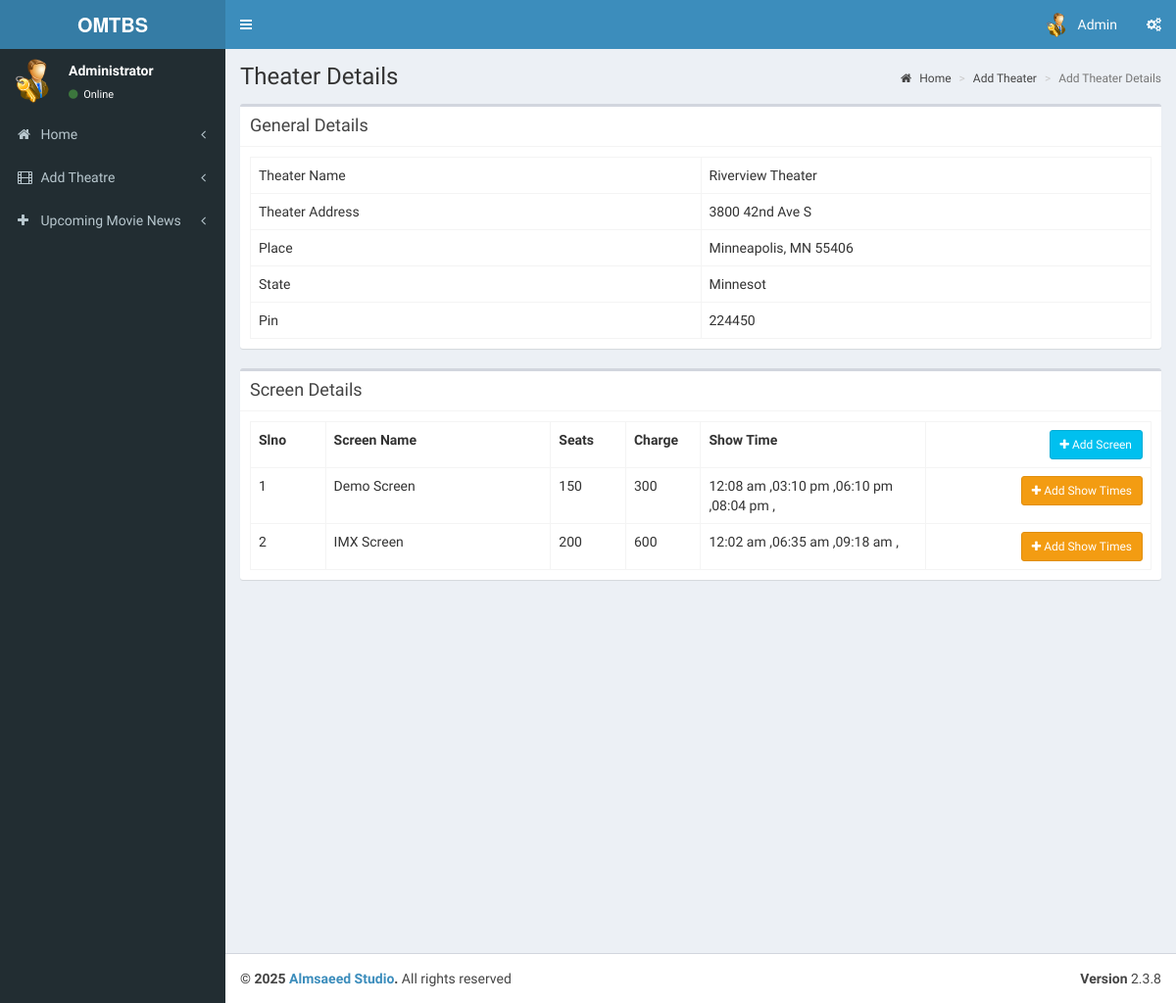
/admin/pages/add_theatre_2.1.php?id=6 (signed in), run on an earlier commit of the app's database.
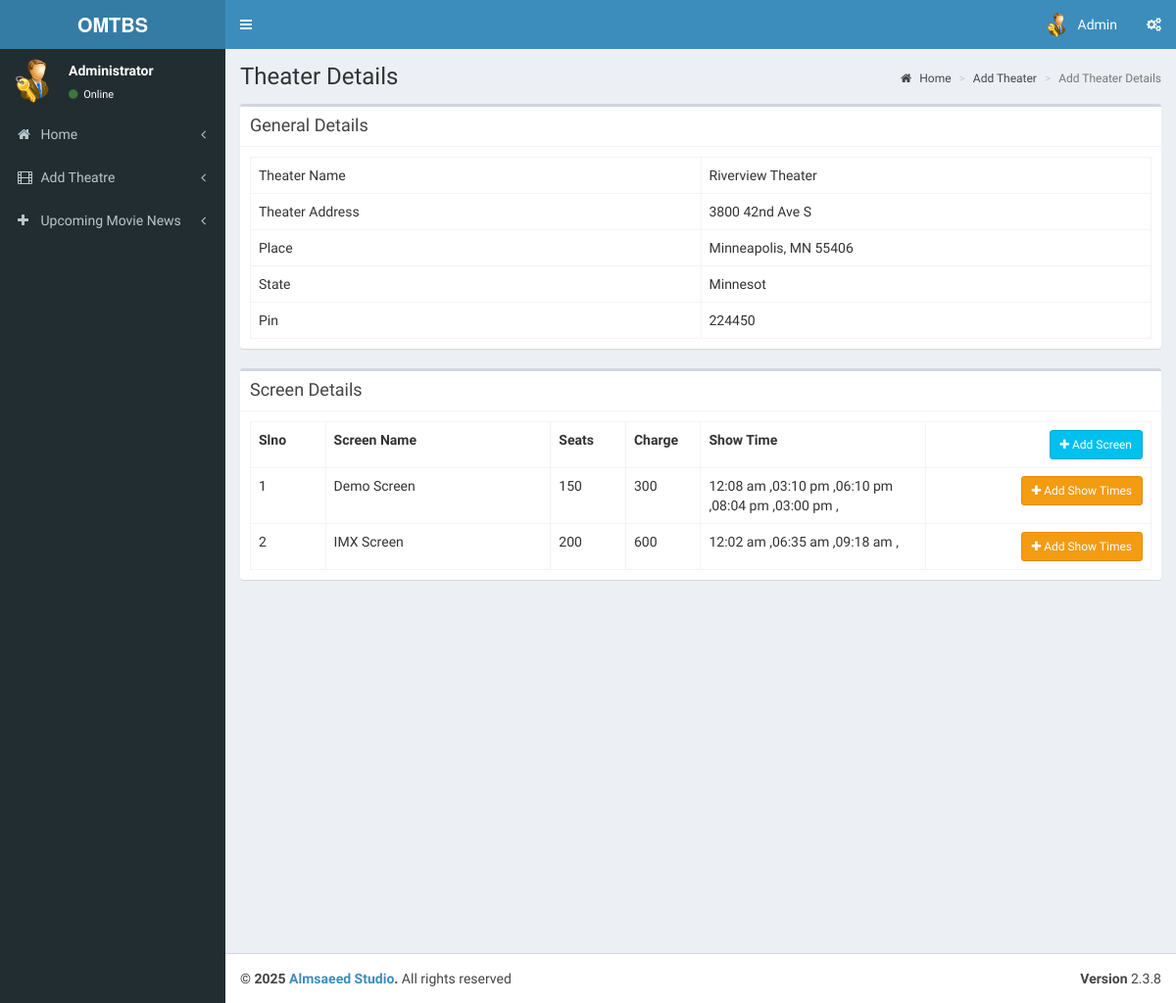
And on a later commit of the database.
### tables this page shows
CREATE TABLE `tbl_screens` (
  `screen_id` int(11) NOT NULL,
  `t_id` int(11) NOT NULL COMMENT 'theatre id',
  `screen_name` varchar(110) NOT NULL,
  `seats` int(11) NOT NULL COMMENT 'number of seats',
  `charge` int(11) NOT NULL
);

CREATE TABLE `tbl_show_time` (
  `st_id` int(11) NOT NULL,
  `screen_id` int(11) NOT NULL,
  `name` varchar(40) NOT NULL COMMENT 'noon,second,etc',
  `start_time` time NOT NULL
);

### admin/pages/add_theatre_2.1.php (the view, shortened to what this page needs)
<?php
include('header.php');
?>
  <div class="content-wrapper">
    <section class="content-header">
      <h1>
        Theater Details
      </h1>
      <ol class="breadcrumb">
        <li><a href="index.php"><i class="fa fa-home"></i> Home</a></li>
        <li><a href="add_theater.php">Add Theater</a></li>
        <li class="active">Add Theater Details</li>
      </ol>
    </section>
    <section class="content">
      <div class="box">
         <div class="box-header with-border">
              <h3 class="box-title">General Details</h3>
            </div>
        <div class="box-body">
          <?php
            $th=mysqli_query($con,"select * from tbl_theatre where id='".$_GET['id']."'");
            $theatre=mysqli_fetch_array($th);
          ?>
            <table class="table table-bordered table-hover">
                <tr>
                    <td class="col-md-6">Theater Name</td>
                    <td  class="col-md-6"><?php echo $theatre['name'];?></td>
                </tr>
                <tr>
                    <td>Theater Address</td>
                    <td><?php echo $theatre['address'];?></td>
                </tr>
                <tr>
                    <td>Place</td>
                    <td><?php echo $theatre['place'];?></td>
                </tr>
                <tr>
                    <td>State</td>
                    <td><?php echo $theatre['state'];?></td>
                </tr>
                <tr>
                    <td>Pin</td>
                    <td><?php echo $theatre['pin'];?></td>
                </tr>
            </table>
        </div>
      </div>
         <div class="box">
         <div class="box-header with-border">
              <h3 class="box-title">Screen Details</h3>
            </div>
        <div class="box-body" id="screendtls">
          <?php
            $sr=mysqli_query($con,"select * from tbl_screens where t_id='".$_GET['id']."'");
            if(mysqli_num_rows($sr))
            {
          ?>
            <table class="table table-bordered table-hover">
              <th class="col-md-1">Slno</th>
              <th class="col-md-3">Screen Name</th>
              <th class="col-md-1">Seats</th>
              <th class="col-md-1">Charge</th>
              <th class="col-md-3">Show Time</th>
              <th class="text-right col-md-3"><button data-toggle="modal" data-target="#view-modal" id="getUser" class="btn btn-sm btn-info"><i class="fa fa-plus"></i> Add Screen</button></th>
                <?php
                $sl=1;
                while($screen=mysqli_fetch_array($sr))
                {
                  ?>
                  <tr>
                    <td><?php echo $sl;?></td>
                    <td><?php echo $screen['screen_name'];?></td>
                    <td><?php echo $screen['seats'];?></td>
                    <td><?php echo $screen['charge'];?></td>
                    <?php
                      $st=mysqli_query($con,"select * from tbl_show_time where screen_id='".$screen['screen_id']."'");
                    ?>
                    <td><?php if(mysqli_num_rows($st)) { while($stm=mysqli_fetch_array($st))
                    { echo date('h:i a',strtotime($stm['start_time']))." ,";}}
                    else
                    {echo "No Show Time Added";}
                    ?></td>
                    <td class="text-right"><button data-toggle="modal" data-id="<?php echo $screen['screen_id'];?>" data-target="#view-modal2" id="getUser2" class="btn btn-sm btn-warning"><i class="fa fa-plus"></i> Add Show Times</button></td>
                  </tr>
                  <?php
                  $sl++;
                }
                ?>
            </table>
            <?php
            }
            else
            {
              ?>
              <button data-toggle="modal" data-target="#view-modal" id="getUser" class="btn btn-sm btn-info"><i class="fa fa-plus"></i> Add Screen</button>
              <?php
            }
            ?>
        </div>
      </div>
    </section>
  </div>
  <?php
include('footer.php');
?>

What changed in the data, as far as the page shows it:
added tbl_show_time: start_time "03:00 pm", shown under tbl_screens "Demo Screen"
